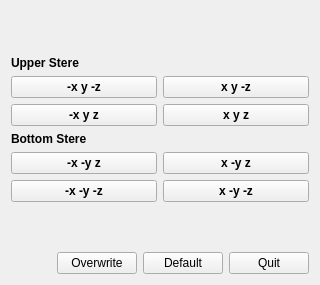
<?xml version="1.0" encoding="UTF-8"?>
<ui version="4.0">
 <class>StereColorsDialog</class>
 <widget class="QDialog" name="StereColorsDialog">
  <property name="geometry">
   <rect>
    <x>0</x>
    <y>0</y>
    <width>320</width>
    <height>285</height>
   </rect>
  </property>
  <property name="windowTitle">
   <string>Stere Colors</string>
  </property>
  <layout class="QVBoxLayout" name="verticalLayout">
   <item>
    <spacer name="verticalSpacer">
     <property name="orientation">
      <enum>Qt::Vertical</enum>
     </property>
     <property name="sizeHint" stdset="0">
      <size>
       <width>20</width>
       <height>40</height>
      </size>
     </property>
    </spacer>
   </item>
   <item>
    <widget class="QLabel" name="upperStereLabel">
     <property name="font">
      <font>
       <weight>75</weight>
       <bold>true</bold>
      </font>
     </property>
     <property name="text">
      <string>Upper Stere</string>
     </property>
    </widget>
   </item>
   <item>
    <layout class="QHBoxLayout" name="horizontalLayout_4">
     <item>
      <widget class="QPushButton" name="upBackLeftStere">
       <property name="font">
        <font>
         <weight>75</weight>
         <bold>true</bold>
        </font>
       </property>
       <property name="text">
        <string>-x y -z</string>
       </property>
       <property name="autoDefault">
        <bool>false</bool>
       </property>
      </widget>
     </item>
     <item>
      <widget class="QPushButton" name="upBackRightStere">
       <property name="font">
        <font>
         <weight>75</weight>
         <bold>true</bold>
        </font>
       </property>
       <property name="text">
        <string>x y -z</string>
       </property>
       <property name="autoDefault">
        <bool>false</bool>
       </property>
      </widget>
     </item>
    </layout>
   </item>
   <item>
    <layout class="QHBoxLayout" name="horizontalLayout_3">
     <item>
      <widget class="QPushButton" name="upFrontLeftStere">
       <property name="font">
        <font>
         <weight>75</weight>
         <bold>true</bold>
        </font>
       </property>
       <property name="text">
        <string>-x y z</string>
       </property>
       <property name="autoDefault">
        <bool>false</bool>
       </property>
      </widget>
     </item>
     <item>
      <widget class="QPushButton" name="upFrontRightStere">
       <property name="font">
        <font>
         <weight>75</weight>
         <bold>true</bold>
        </font>
       </property>
       <property name="text">
        <string>x y z</string>
       </property>
       <property name="autoDefault">
        <bool>false</bool>
       </property>
      </widget>
     </item>
    </layout>
   </item>
   <item>
    <widget class="QLabel" name="bottomStereLabel">
     <property name="font">
      <font>
       <weight>75</weight>
       <bold>true</bold>
      </font>
     </property>
     <property name="text">
      <string>Bottom Stere</string>
     </property>
    </widget>
   </item>
   <item>
    <layout class="QHBoxLayout" name="horizontalLayout">
     <item>
      <widget class="QPushButton" name="downFrontLeftStere">
       <property name="font">
        <font>
         <weight>75</weight>
         <bold>true</bold>
        </font>
       </property>
       <property name="text">
        <string>-x -y z</string>
       </property>
       <property name="autoDefault">
        <bool>false</bool>
       </property>
      </widget>
     </item>
     <item>
      <widget class="QPushButton" name="downFrontRightStere">
       <property name="font">
        <font>
         <weight>75</weight>
         <bold>true</bold>
        </font>
       </property>
       <property name="text">
        <string>x -y z</string>
       </property>
       <property name="autoDefault">
        <bool>false</bool>
       </property>
      </widget>
     </item>
    </layout>
   </item>
   <item>
    <layout class="QHBoxLayout" name="horizontalLayout_2">
     <item>
      <widget class="QPushButton" name="downBackLeftStere">
       <property name="font">
        <font>
         <weight>75</weight>
         <bold>true</bold>
        </font>
       </property>
       <property name="text">
        <string>-x -y -z</string>
       </property>
       <property name="autoDefault">
        <bool>false</bool>
       </property>
      </widget>
     </item>
     <item>
      <widget class="QPushButton" name="downBackRightStere">
       <property name="font">
        <font>
         <weight>75</weight>
         <bold>true</bold>
        </font>
       </property>
       <property name="text">
        <string>x -y -z</string>
       </property>
       <property name="autoDefault">
        <bool>false</bool>
       </property>
      </widget>
     </item>
    </layout>
   </item>
   <item>
    <spacer name="verticalSpacer_2">
     <property name="orientation">
      <enum>Qt::Vertical</enum>
     </property>
     <property name="sizeHint" stdset="0">
      <size>
       <width>20</width>
       <height>40</height>
      </size>
     </property>
    </spacer>
   </item>
   <item>
    <layout class="QHBoxLayout" name="horizontalLayout_5">
     <item>
      <spacer name="horizontalSpacer">
       <property name="orientation">
        <enum>Qt::Horizontal</enum>
       </property>
       <property name="sizeHint" stdset="0">
        <size>
         <width>40</width>
         <height>20</height>
        </size>
       </property>
      </spacer>
     </item>
     <item>
      <widget class="QPushButton" name="overwriteButton">
       <property name="text">
        <string>Overwrite</string>
       </property>
       <property name="autoDefault">
        <bool>false</bool>
       </property>
      </widget>
     </item>
     <item>
      <widget class="QPushButton" name="defaultButton">
       <property name="text">
        <string>Default</string>
       </property>
       <property name="autoDefault">
        <bool>false</bool>
       </property>
      </widget>
     </item>
     <item>
      <widget class="QPushButton" name="quitButton">
       <property name="text">
        <string>Quit</string>
       </property>
       <property name="autoDefault">
        <bool>false</bool>
       </property>
      </widget>
     </item>
    </layout>
   </item>
  </layout>
 </widget>
 <resources/>
 <connections>
  <connection>
   <sender>quitButton</sender>
   <signal>clicked()</signal>
   <receiver>StereColorsDialog</receiver>
   <slot>close()</slot>
   <hints>
    <hint type="sourcelabel">
     <x>316</x>
     <y>273</y>
    </hint>
    <hint type="destinationlabel">
     <x>223</x>
     <y>263</y>
    </hint>
   </hints>
  </connection>
 </connections>
</ui>
